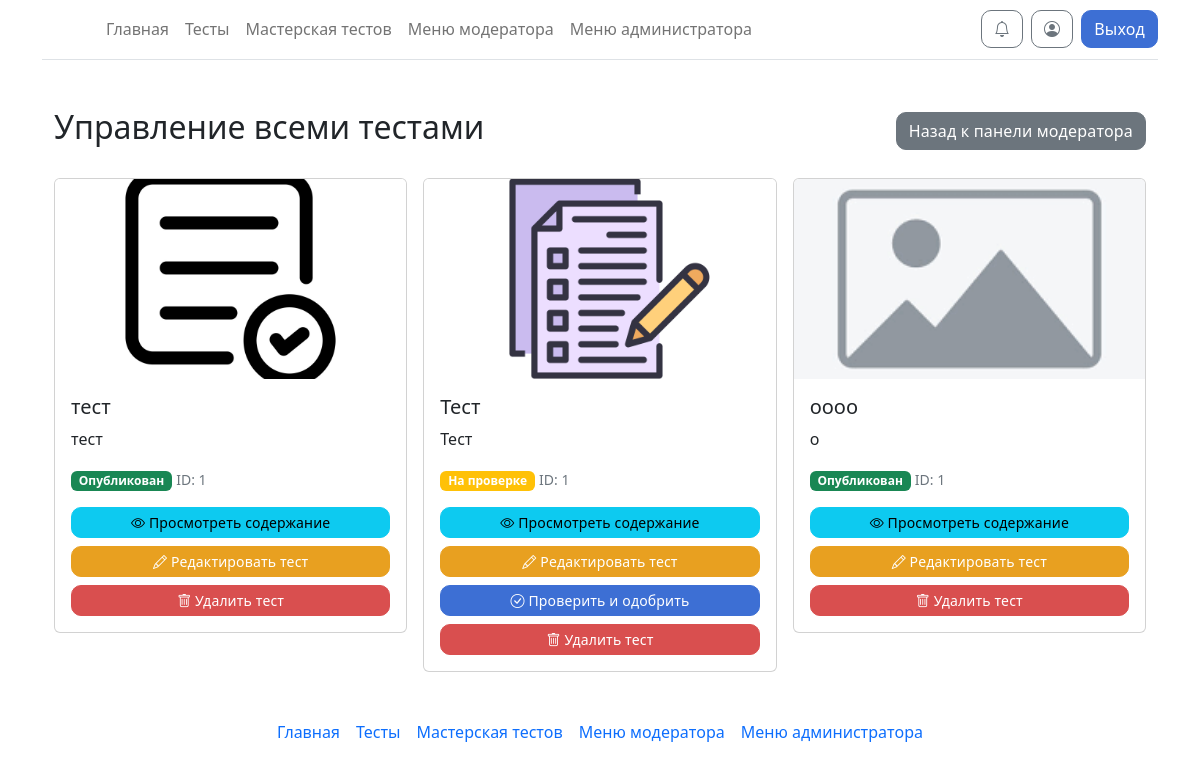
/moderator/manage (signed in), run on an earlier commit of the app's database.
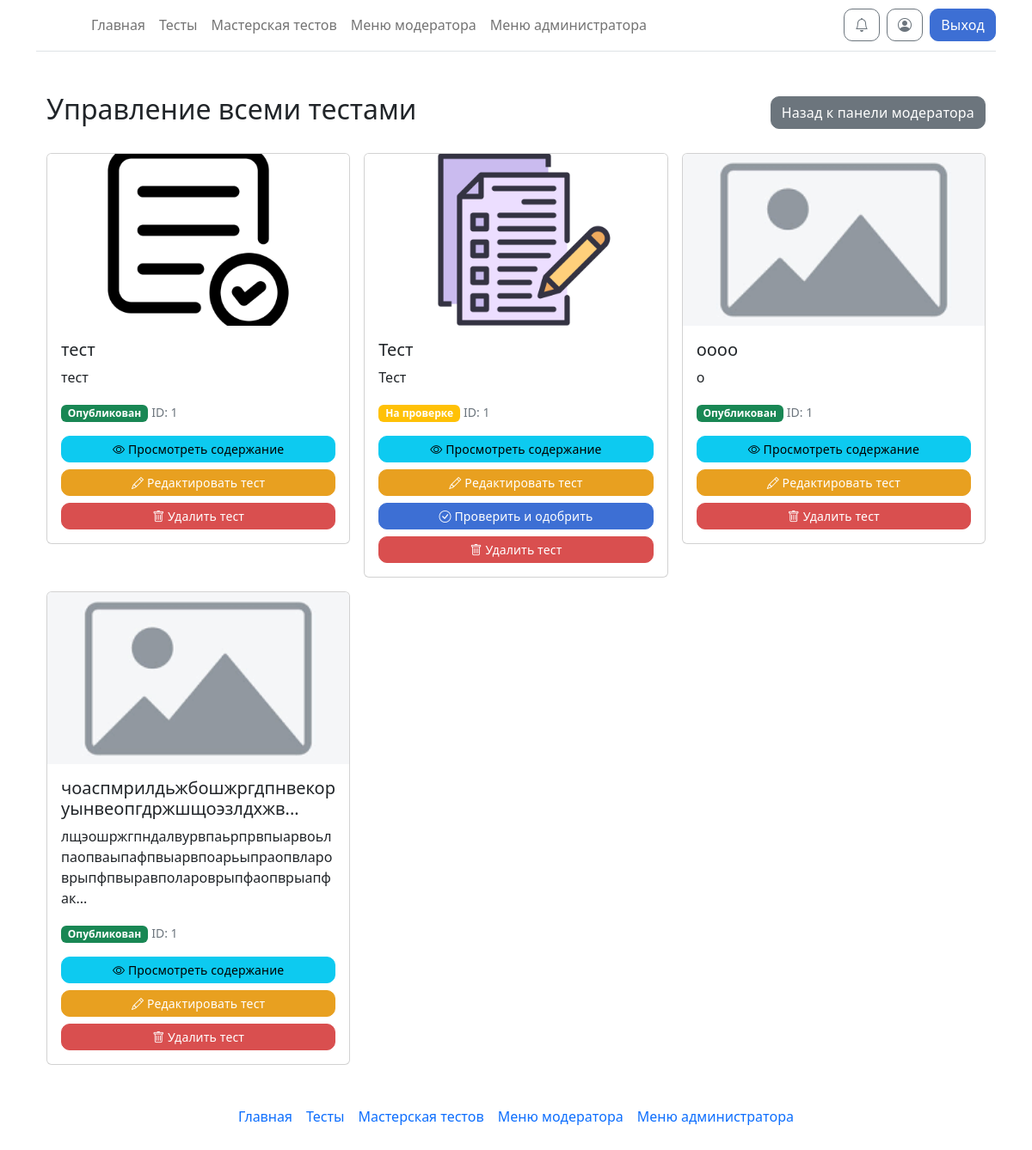
And on a later commit of the database.
### models.py (models this page shows)
class Tests(db.Model):
    test_id = db.Column(db.Integer, primary_key=True)
    test_id_creator = db.Column(db.Integer)
    test_name = db.Column(db.String)
    test_description = db.Column(db.String)
    test_status = db.Column(db.Integer)
    test_image = db.Column(db.String)

### routes/moderator.py (the view)
@moderator_bp.route('/moderator/manage')
@login_required
def moderator_manage_tests():
    if current_user.admin <= 1:
        flash("У вас нет доступа к этой странице!", 'danger')
        return redirect("/")
    all_tests = Tests.query.filter(Tests.test_status.in_([1, 2])).all()
    return render_template("moderator_manage.html", tests=all_tests)

### __init__.py (called while the page is built, shortened)
@manager.user_loader
def load_user(user_id):
    return db.session.get(User, user_id)

@app.template_filter('get_unread_notifications_count')
def get_unread_notifications_count(user_id):
    return Notifications.query.filter_by(n_user_id=user_id, n_is_read=False).count()

@app.before_request
def check_must_rate_test():
    excluded_paths = ['/test/', '/static/', '/logout']

### templates/moderator_manage.html (shortened to what this page needs)
{% extends 'base.html' %}
{% block main %}
<div class="container mt-4">
    <div class="d-flex justify-content-between align-items-center mb-4">
        <h2>Управление всеми тестами</h2>
        <a href="/moderator_1" class="btn btn-secondary">Назад к панели модератора</a>
    </div>
    {% if tests %}
    <div class="row g-3">
        {% for test in tests %}
        <div class="col-md-4">
            <div class="card">
                {% if test.test_image %}
                <img src="{{ url_for('static', filename='img/' + test.test_image) }}"
                     class="card-img-top"
                     alt="{{ test.test_name }}"
                     style="height: 200px; object-fit: cover;">
                {% else %}
                <img src="{{ url_for('static', filename='img/placeholder.png') }}"
                     class="card-img-top"
                     alt="Нет изображения"
                     style="height: 200px; object-fit: cover;">
                {% endif %}
                <div class="card-body">
                    <h5 class="card-title">{{ test.test_name|truncate(50) }}</h5>
                    <p class="card-text">{{ test.test_description|truncate(100) }}</p>
                    <div class="mb-3">
                        {% if test.test_status == 1 %}
                        <span class="badge bg-warning">На проверке</span>
                        {% elif test.test_status == 2 %}
                        <span class="badge bg-success">Опубликован</span>
                        {% endif %}
                        <small class="text-muted">ID: {{ test.test_id_creator }}</small>
                    </div>
                    <div class="d-grid gap-2">
                        <a href="{{ url_for('moderator_view_test', test_name=test.test_name) }}"
                           class="btn btn-info btn-sm">
                            <i class="bi bi-eye"></i> Просмотреть содержание
                        </a>
                        <a href="{{ url_for('edit_test', test_id=test.test_id) }}"
                           class="btn btn-warning btn-sm">
                            <i class="bi bi-pencil"></i> Редактировать тест
                        </a>
                        {% if test.test_status == 1 %}
                        <a href="{{ url_for('moderator_review_test', test_name=test.test_name) }}"
                           class="btn btn-primary btn-sm">
                            <i class="bi bi-check-circle"></i> Проверить и одобрить
                        </a>
                        {% endif %}
                        <form method="POST"
                              action="{{ url_for('moderator_delete_any_test', test_name=test.test_name) }}"
                              onsubmit="return confirm('Вы уверены, что хотите удалить тест \'{{ test.test_name }}\'? Это действие нельзя отменить!');"
                              class="d-inline">
                            <button type="submit" class="btn btn-danger btn-sm w-100">
                                <i class="bi bi-trash"></i> Удалить тест
                            </button>
                        </form>
                    </div>
                </div>
            </div>
        </div>
        {% endfor %}
    </div>
    {% else %}
    <div class="alert alert-info" role="alert">
        <i class="bi bi-info-circle"></i>
        Нет тестов для управления.
    </div>
    {% endif %}
</div>
{% endblock %}

### templates/base.html (shortened to what this page needs)
<!doctype html>
<html lang="ru">
  <head>
    <link href="https://cdn.jsdelivr.net/npm/bootstrap@5.2.0/dist/css/bootstrap.min.css" rel="stylesheet">
    <link rel="stylesheet" href="https://cdn.jsdelivr.net/npm/bootstrap-icons@1.10.0/font/bootstrap-icons.css">
    <link href="{{ url_for('static', filename='style/style.css') }}" rel="stylesheet">
  </head>
  <body class="d-flex flex-column min-vh-100">
<div class="container">
    <header class="py-2 mb-4 border-bottom">
      <nav class="navbar navbar-expand-lg p-0">
        <a href="/" class="navbar-brand">
          <svg class="bi" width="40" height="32" role="img" aria-label="Главная"><use xlink:href="#bootstrap"></use></svg>
        </a>
        <div class="collapse navbar-collapse" id="mainNav">
          <ul class="navbar-nav me-auto mb-2 mb-lg-0">
            <li class="nav-item"><a href="/" class="nav-link px-2">Главная</a></li>
            <li class="nav-item"><a href="/tests" class="nav-link px-2">Тесты</a></li>
            {% if current_user.is_authenticated %}
            <li class="nav-item"><a href="/workshop" class="nav-link px-2">Мастерская тестов</a></li>
            {% endif %}
            {% if current_user.is_authenticated and current_user.admin >= 1 %}
            <li class="nav-item"><a href="/moderator_1" class="nav-link px-2">Меню модератора</a></li>
            {% endif %}
            {% if current_user.is_authenticated and current_user.admin >= 2 %}
            <li class="nav-item"><a href="/admin_1" class="nav-link px-2">Меню администратора</a></li>
            {% endif %}
          </ul>
          <div class="d-flex align-items-center gap-2 flex-wrap">
            {% if current_user.is_authenticated %}
            <a href="/notifications" class="btn btn-outline-secondary position-relative">
                <i class="bi bi-bell"></i>
                {% set unread_count = current_user.id | get_unread_notifications_count %}
            </a>
            <a href="/profile" class="btn btn-outline-secondary">
                <i class="bi bi-person-circle"></i>
            </a>
            <a class="btn btn-primary" href="/logout">Выход</a>
            {% else %}
            <a class="btn btn-outline-primary" href="/login">Вход</a>
            <a class="btn btn-primary" href="/registration">Регистрация</a>
            {% endif %}
          </div>
        </div>
      </nav>
    </header>
  </div>
<main class = "container">
  {% block main %}{% endblock %}
</main>
<div class="container">
  <footer class="py-3 my-4">
    <ul class="nav col-12 col-md-auto mb-2 justify-content-center mb-md-0">
        <li><a href="/" class="nav-link px-2">Главная</a></li>
          <li><a href="/tests" class="nav-link px-2">Тесты</a></li>
        {% if current_user.is_authenticated %}
        <li><a href="/workshop" class="nav-link px-2">Мастерская тестов</a></li>
        {% endif %}
        {% if current_user.is_authenticated and current_user.admin >= 1 %}
          <li><a href="/moderator_1" class="nav-link px-2">Меню модератора</a></li>
        {% endif %}
        {% if current_user.is_authenticated and current_user.admin >= 2 %}
          <li><a href="/admin_1" class="nav-link px-2">Меню администратора</a></li>
        {% endif %}
      </ul>
  </footer>
</div>
  </body>
</html>

### static/style/style.css (style rules this page uses)
.btn { border-radius: 10px !important; font-weight: 500; letter-spacing: 0.01em; transition: transform 0.1s ease, box-shadow 0.1s ease, background-color 0.1s ease !important; }
.btn-primary { background: #3d6fd4 !important; border-color: #3d6fd4 !important; }
.btn-warning { background: #e8a020 !important; border-color: #e8a020 !important; color: #fff !important; }
.btn-danger { background: #d94f4f !important; border-color: #d94f4f !important; }
.btn-secondary { background: #6c757d !important; border-color: #6c757d !important; }
.btn-outline-secondary { border-radius: 10px !important; }

What changed in the data, as far as the page shows it:
added Tests: test_name "чоаспмрилдьжбошжргдпнвекоруынвеопгдржшщоэзлдхжв...", test_description "лщэошржгпндалвурвпаьрпрвпыарвоьлпаопваыпафпвыарвпоарьыпраопвлароврыпфпвыравполароврыпфаопврыапфак...", test_status "Опубликован", test_id_creator "1"
